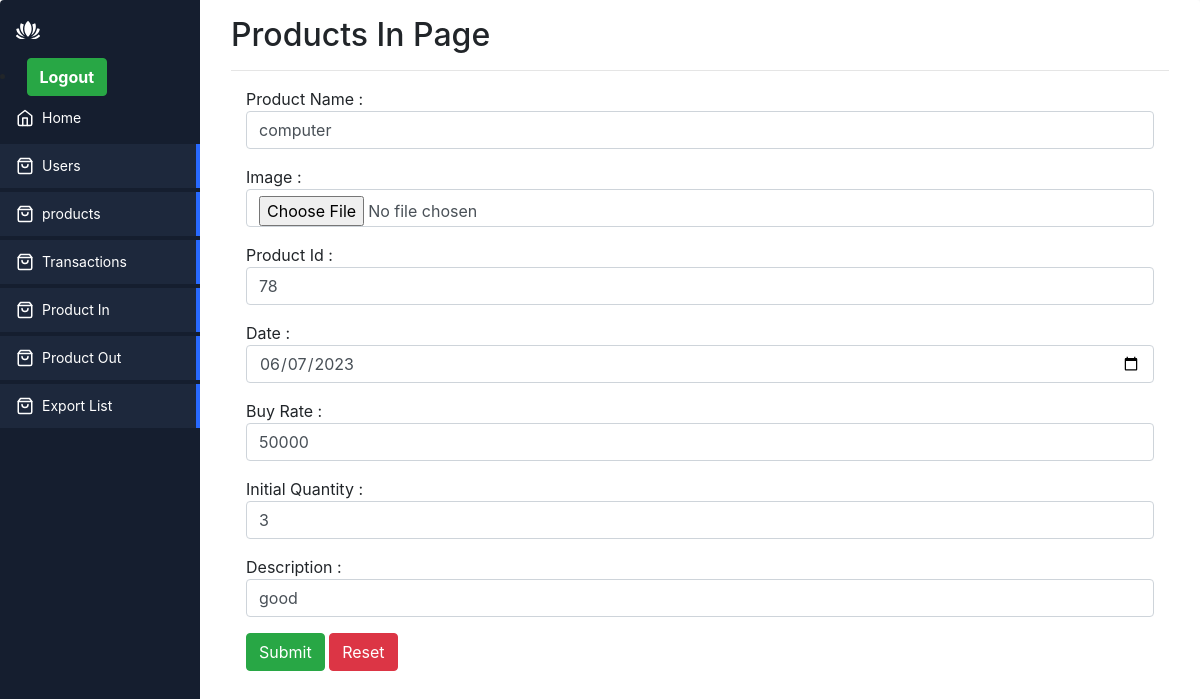
/Product-in_edit.php?id=49, run on the app's committed database.
### tables this page shows
CREATE TABLE `products` (
  `id` int(11) NOT NULL,
  `name` varchar(500) NOT NULL,
  `image` varchar(500) NOT NULL,
  `product_id` varchar(500) NOT NULL,
  `buy_rate` varchar(500) NOT NULL,
  `initial_quantity` varchar(11) NOT NULL,
  `description` text NOT NULL,
  `date` date NOT NULL,
  `type` text NOT NULL
);

### Product-in_edit.php (the view, shortened to what this page needs)
<?php
    include 'include/connection.php';
    include 'include/header.php' ;
    $id = $_GET['id'] ;
    $sql = "SELECT * FROM Products WHERE id='$id'";
    $result = $db->query($sql);
    $data = $result->fetch_assoc();
?>
<div class="app-content">
    <div class="container">
        <div class="row">
            <div class="col-md-12">
                <h2> Products In Page</h2>  <hr>
            </div>
        </div>
    <div class="container">
            <div class="row">
              <div class="col-md-12">
                    <form action="update-Product-in.php" method="POST">
                        <p>Product Name : <input name="name" type="text" value="<?php echo $data['name'] ; ?>" class="form-control" placeholder="Enter your name"></p>
                        <p>Image : <input type="file"  name="image" id="image"  value="<?php echo $data['image'] ; ?>" class="form-control" ></p>
                        <p>Product Id  : <input name="product_id" type="text" value="<?php echo $data['product_id'] ; ?>" class="form-control" placeholder="Enter User product id "></p>
                        <p>Date : <input name="date" type="date" value="<?php echo $data['date'] ; ?>" class="form-control" placeholder="select Date "></p>
                        <p>Buy Rate  : <input name="buy_rate" type="text" value="<?php echo $data['buy_rate'] ; ?>" class="form-control" placeholder="Enter User buy rate "></p>
                        <p>Initial Quantity  : <input name="initial_quantity" type="text" value="<?php echo $data['initial_quantity'] ; ?>" class="form-control" placeholder="Enter User initial quantity "></p>
                        <p>Description  : <input name="description" type="text" value="<?php echo $data['description'] ; ?>" class="form-control" placeholder="Enter User description "></p>
                        <button type="submit" class="btn btn-success">Submit</button>
                        <button type="reset" class="btn btn-danger">Reset</button>
                    </form>
               </div>
            </div>
    </div>
</div>
<?php include 'include/footer.php' ; ?>

### assets/style.css (style rules this page uses)
* { box-sizing: border-box; }
:root { --app-bg: #101827; --sidebar: rgba(21, 30, 47,1); --sidebar-main-color: #fff; --table-border: #1a2131; --table-header: #1a2131; --app-content-main-color: #fff; --sidebar-link: #fff; --sidebar-active-link: #1d283c; --sidebar-hover-link: #1a2539; --action-color: #2869ff; --action-color-hover: #6291fd; --app-content-secondary-color: #1d283c; --filter-reset: #2c394f; --filter-shadow: rgba(16, 24, 39, 0.8) 0px 6px 12px -2px, rgba(0, 0, 0, 0.3) 0px 3px 7px -3px; }
body, html { margin: 0; padding: 0; height: 100%; width: 100%; }
body { overflow: hidden; font-family: "Poppins", sans-serif; background-color: var(--app-bg); -webkit-font-smoothing: antialiased; -moz-osx-font-smoothing: grayscale; }
.app-content { padding: 16px; background-color: #ffffff; height: 100%; flex: 1; max-height: 100%; display: flex; flex-direction: column; }

### data on the page
products: name "computer", product_id "78", date "06/07/2023", buy_rate "50000", initial_quantity "3", description "good"
